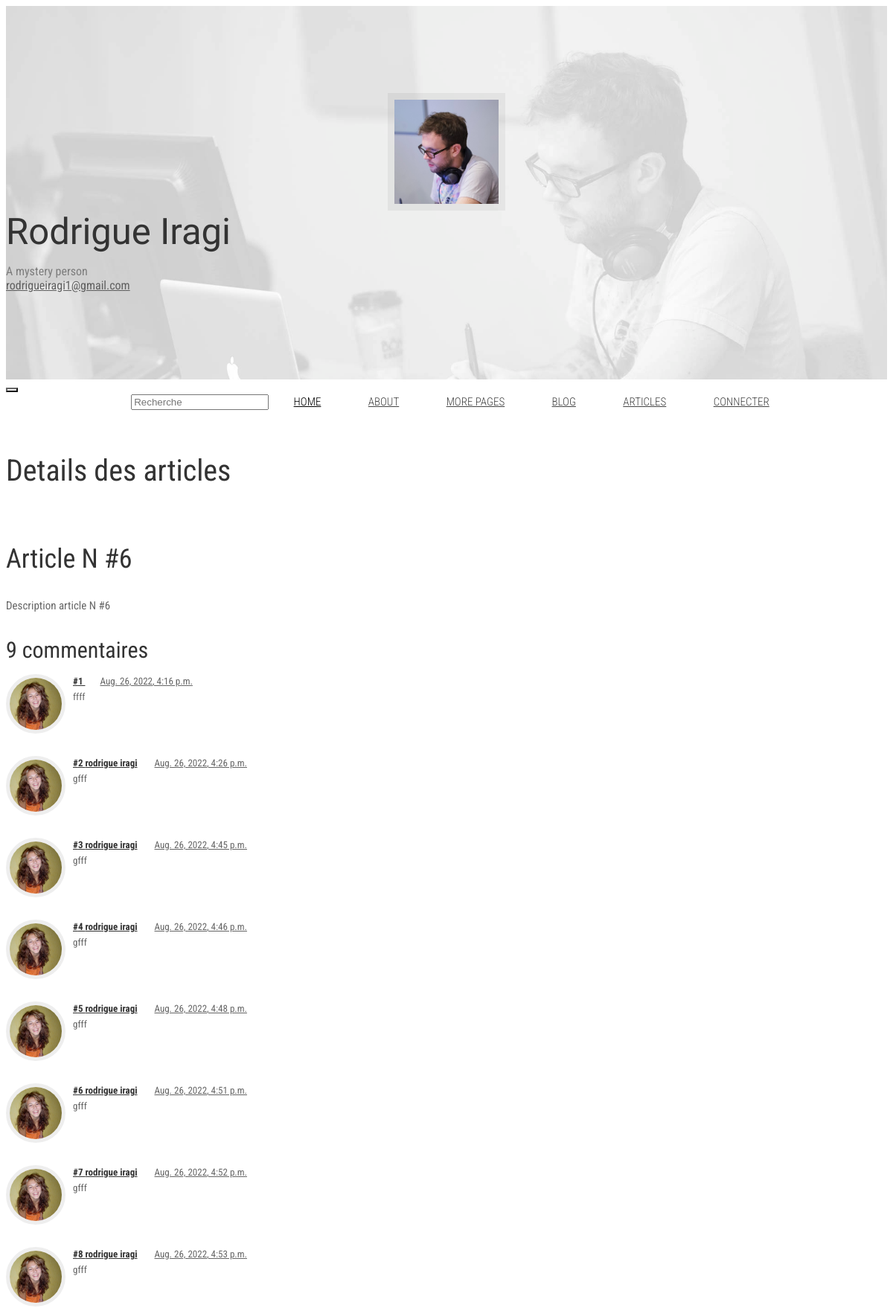
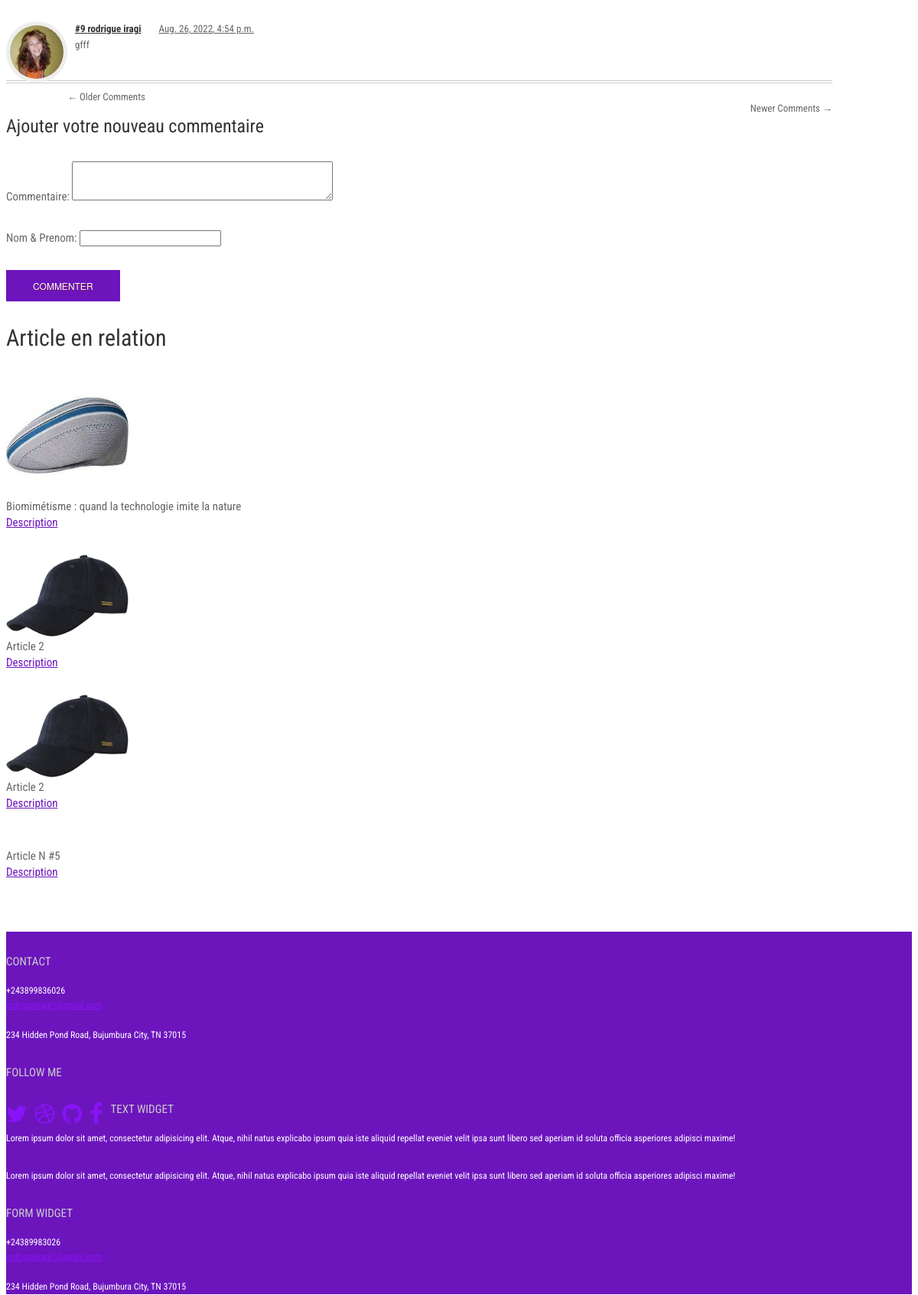
Page /article/6 (upper part) on the committed database (2 pictures, top to bottom).
### inito/models.py (models this page shows, shortened)
class Article(models.Model):
    user = models.ForeignKey(User, on_delete=models.CASCADE, null=True)
    category = models.ForeignKey(Category, on_delete=models.CASCADE)
    title = models.CharField(max_length=150)
    desc = RichTextField(blank=True, null=True)
    image = models.FileField(upload_to='article', blank=True, null=True)
    created_at = models.DateTimeField(auto_now_add=True)
    updated_at = models.DateTimeField(auto_now=True)
    content_updaload = RichTextUploadingField(blank=True, null=True)
    regions = [
        Region(key='main', title='main region'),
        Region(key='sidebar', title='sidebar region')
    ]

### app_admin/models.py (models this page shows, shortened)
class Comment(models.Model):
    name_post = models.CharField(max_length=200, blank=True)
    article = models.ForeignKey(Article, on_delete=models.CASCADE, null=True)
    content = models.TextField(blank=True)
    created_at = models.DateTimeField(auto_now_add=True)
    update_at = models.DateTimeField(auto_now=True)

### inito/views.py (the view)
# urls.py: path('article/<int:id_article>', views.detail, name='detail'),
def detail(request, id_article):
    article = Article.objects.get(id=id_article)
    user = User.objects.all()
    category = article.category
    articles_relation = Article.objects.filter(category=category)[:5]
    comments = Comment.objects.filter(article=article.id)
    new_comment = None
    if request.method == 'POST':
        comment_form = CommentForm(data=request.POST)
        if comment_form.is_valid:
            new_comment = comment_form.save(commit=False)
            new_comment.article = article
            new_comment.save()
    else:
        comment_form = CommentForm()
    return render(request, 'apps/detail.html', {"article": article,
                                                'aer':articles_relation,
                                                'comments':comments,
                                                'new_comment':new_comment,
                                                'comment_form':comment_form})

### app_admin/forms.py
class CommentForm(forms.ModelForm):
    class Meta:
        model =Comment
        fields = ['content', 'name_post']
        labels = {'content':'Commentaire', 'name_post':'Nom & Prenom'}
        widgets = {
            'name_post':forms.TextInput(attrs={'class':'form-control'}),
            'content':forms.Textarea(attrs={'class':'form-control', 'rows':3})
        }

### templates/apps/detail.html (shortened to what this page needs)
{% extends 'base.html' %}
{% load static %}
{% block content %}
<div class="container">
    <div class="row">
        <div class="col-md-8">
            <div>
                <h1 class="text-center mt-3">Details des articles</h1>
                <h2>{{ article.title }}</h2>
                <p>{{ article.desc|safe }}</p>
            </div>
			<div class="">
				<div id="comments">
					<h3 class="comments-title">
                        {% with comments.count as total_comments %}
                        {{ total_comments }} commentaire{{total_comments|pluralize}}
                        {% endwith %}
                    </h3>
					<br>
					<ol class="comments-list">
                        {% for comment in comments %}
						<li class="comment">
							<div>
								<img src="{% static 'assets/images/avatar_woman.png' %}" alt="Avatar" class="avatar">
								<div class="comment-meta">
									<span class="author"><a href="#">#{{ forloop.counter}} {{comment.name_post}}</a></span>
									<span class="date"><a href="#">{{ comment.created_at }}</a></span>
								</div>
								<div class="comment-body">
									{{ comment.content }}
                                </div>
							</div>
						</li>
                        {% endfor %}
					</ol>
					<nav id="comment-nav-below" class="comment-navigation clearfix" role="navigation"><div class="nav-content">
							<div class="nav-previous">&larr; Older Comments</div>
							<div class="nav-next">Newer Comments &rarr;</div>
					</div></nav>
				</div>
			</div>
            <div>
                {% if new_comment %}
                <div class="alert alert-success" role="alert">
                    Votre commentaire est ajouté !
                </div>
                {% else %}
                <h4>Ajouter votre nouveau commentaire</h4>
                <form action="" method="POST">
                    {{comment_form.as_p}}
                    <button class="btn btn-primary">Commenter</button>
                </form>
                {% endif %}
            </div>
        </div>
        <div class="col-md-4">
            <h3 class="text-center mt-3">Article en relation</h3>
            <div class="row">
                {% for item in aer %}
                {% if item.id != article.id %}
                <div class="col-md-7 mb-2">
                    {% if item.image != "http://default" %}
                    <a href="{% url 'detail' article.id %}">
                        <img src="{{item.image.url}}" alt="card-img-top" style="max-width: 160px;">
                    </a>
                    {% else %}
                    <a href="{% url 'detail' article.id %}">
                        <img src="https://th.bing.com/th/id/OIP.xosjExMD08GLQjE6hqJvggHaEo?w=249&h=180&c=7&r=0&o=5&pid=1.7" class="card-img-top" alt="" style="max-width: 160px;">
                    </a>
                    {% endif %}
                </div>
                <div class="col-md-5 mb-2">
                    {{ item.title }}
                    <p><a href="{% url 'detail' article.id %}">Description</a></p>
                </div>
                {% endif %}
                {% endfor %}
            </div>
        </div>
    </div>
    <br><br>
</div>
{% endblock %}

### static/assets/css/css.css (style rules this page uses)
html { font-size: 100%; }
body { font-size: 15px; font-size: 0.9375rem; font-family: 'Roboto Condensed', sans-serif; color: #666666; padding: 0; }
p { line-height: 1.6em; margin: 0 0 30px 0; }
ul, ol { line-height: 1.6em; margin: 0 0 30px 0; }
h1, h2, h3, h4, h5, h6, .h1, .h2, .h3, .h4, .h5, .h6 { font-family: 'Roboto Condensed', sans-serif; font-weight: 400; color: #333333; }
h1 { font-size: 40px; font-size: 2.5rem; }
h2 { font-size: 36px; font-size: 2.25rem; }
h3 { font-size: 30px; font-size: 1.875rem; }
h4 { font-size: 24px; font-size: 1.5rem; }
a { color: #6c15bd; }
img { max-width: 100%; }
.btn { font-size: 12px; font-size: 0.75rem; text-decoration: none; text-transform: uppercase; font-family: "Helvetica Neue", Helvetica, Arial, sans-serif; color: #333; -webkit-border-radius: 0px; -webkit-background-clip: padding-box; -moz-border-radius: 0px; -moz-background-clip: padding; border-radius: 0px; background-clip: padding-box; -webkit-transition-property: all; -moz-transition-property: all; -o-transition-property: all; -ms-transition-property: all; transition-property: all; -webkit-transition-duration: 0.2s; -moz-transition-duration: 0.2s; -o-transition-duration: 0.2s; transition-duration: 0.2s; border: 0 none; padding: 12px 35px; text-shadow: 0 1px 0px #780d33; }
.btn-primary { color: #fff; background-color: #6c15bd; }
#comments { font-size: 13px; font-size: 0.8125rem; }
#comments .comments-title { margin: 0 0 5px 0; }
#comments ul, #comments ol { margin: 0; padding: 0; }
#comments .comment { margin: 0; padding: 0; list-style: none; clear: both; }
#comments .comments-title { text-shadow: none; margin-bottom: 0; }
#comments .avatar { float: left; width: 70px; height: 70px; margin-bottom: 30px; border: 5px solid #eeeeee; -webkit-border-radius: 50%; -webkit-background-clip: padding-box; -moz-border-radius: 50%; -moz-background-clip: padding; border-radius: 50%; background-clip: padding-box; }
#comments .comment-meta { margin: 0 0 0 90px; }
#comments .comment-meta a { color: #333333; }
#comments .comment-meta .author { margin: 0 20px 0 0; font-weight: bold; }
#comments .comment-meta .date { margin: 0 20px 0 0; }
#comments .comment-meta .date a { color: #666666; }
#comments .comment-body { margin: 0 0 35px 90px; }
.comment-navigation { width: 100%; border-top: 1px solid #ccc; padding: 2px 0 0 0; }
.comment-navigation .nav-content { border-top: 1px solid #ccc; width: 100%; padding: 10px 0 0 0; }
.comment-navigation .nav-previous { float: left; width: 50%; }
.comment-navigation .nav-next { float: right; width: 50%; text-align: right; }
@media (min-width: 1200px) { .container { max-width: 1080px; } }

### rows in the picture
Article: title "Article N #6", desc "Description article N #6"
Comment: created_at "Aug. 26, 2022, 4:16 p.m.", content "ffff"
Comment: name_post "rodrigue iragi", created_at "Aug. 26, 2022, 4:26 p.m.", content "gfff"
Comment: name_post "rodrigue iragi", created_at "Aug. 26, 2022, 4:45 p.m.", content "gfff"
Comment: name_post "rodrigue iragi", created_at "Aug. 26, 2022, 4:46 p.m.", content "gfff"
Comment: name_post "rodrigue iragi", created_at "Aug. 26, 2022, 4:48 p.m.", content "gfff"
Comment: name_post "rodrigue iragi", created_at "Aug. 26, 2022, 4:51 p.m.", content "gfff"
Comment: name_post "rodrigue iragi", created_at "Aug. 26, 2022, 4:52 p.m.", content "gfff"
Comment: name_post "rodrigue iragi", created_at "Aug. 26, 2022, 4:53 p.m.", content "gfff"
Comment: name_post "rodrigue iragi", created_at "Aug. 26, 2022, 4:54 p.m.", content "gfff"
Article: image (picture), title "Biomimétisme : quand la technologie imite la nature"
Article: image (picture), title "Article 2"
Article: image (picture), title "Article 2"
Article: title "Article N #5"

### other values in the picture
{{ total_comments }} "9"
